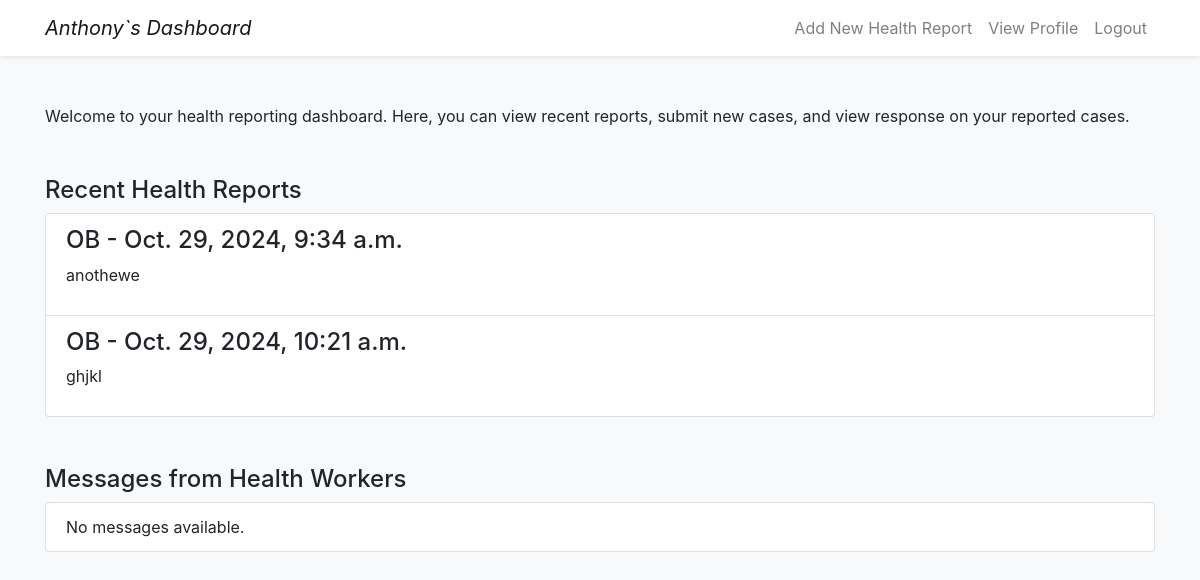
/dashboard/ (signed in), run on an earlier commit of the app's database.
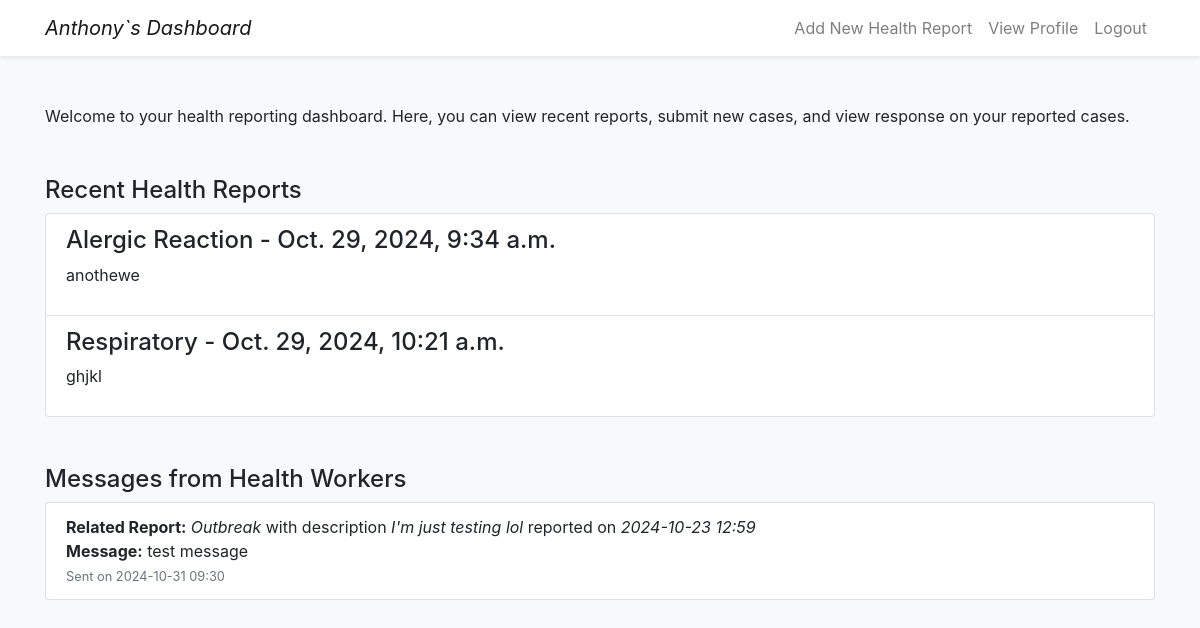
And on a later commit of the database.
### reports/models.py (models this page shows, shortened)
class HealthReport(models.Model):
    user = models.ForeignKey(User, on_delete=models.SET_NULL, null=True, blank=True)
    incident_type = models.ForeignKey(IncidentType, on_delete=models.CASCADE)
    symptoms = models.ManyToManyField(Symptom)
    location = models.ForeignKey(Location, on_delete=models.CASCADE)
    description = models.TextField()
    date_reported = models.DateTimeField(auto_now_add=True)
    resolved = models.BooleanField(default=False)
    is_verified = models.BooleanField(default=False)

class IncidentType(models.Model):
    name = models.CharField(max_length=50)
    description = models.TextField(blank=True)
    def __str__(self):
        return self.name

class SystemContact(models.Model):
    reporter = models.ForeignKey(User, on_delete=models.CASCADE)
    health_report = models.ForeignKey(HealthReport, on_delete=models.CASCADE)
    message = models.TextField()
    date_sent = models.DateTimeField(auto_now_add=True)

### reports/views.py (the view)
# urls.py: path('dashboard/', views.dashboard, name='dashboard'),
@login_required
def dashboard(request):
    user_profile = get_object_or_404(UserProfile, user=request.user)
    reports = HealthReport.objects.filter(user=request.user)
    messages = SystemContact.objects.filter(reporter=request.user).select_related('health_report').order_by('-date_sent')
    content = {
        'reports': reports,
        'user_profile': user_profile,
        'messages': messages,
    }
    return render(request, 'reports/dashboard.html', content)

### reports/templates/reports/dashboard.html (shortened to what this page needs)
{% load custom_filters %}
{% load static %}
<!DOCTYPE html>
<html lang="en">
<head>
    <link href="{% static 'css/localversionBootstrap.css' %}" rel="stylesheet">
</head>
<body class="bg-light">
    <nav class="navbar navbar-expand-lg navbar-light bg-white shadow-sm">
        <div class="container">
            <a class="navbar-brand" href="#"><i>{{ user.first_name }}`s Dashboard</i>
            </a>
            <div class="collapse navbar-collapse" id="navbarNav">
                <ul class="navbar-nav ml-auto">
                    <li class="nav-item">
                        <a href="{% url 'submit_report' %}" class="nav-link">Add New Health Report</a>
                    </li>
                    <li class="nav-item">
                        <a href="{% url 'profile' %}" class="nav-link">View Profile</a>
                    </li>
                    <li class="nav-item">
                        <a href="#" class="nav-link"
                        onclick="if (confirmAction('Are you sure you want to logout?')) { document.getElementById('logoutform').submit(); }">
                         Logout
                     </a>
                      </li>
                </ul>
            </div>
        </div>
    </nav>
    <div class="container mt-5">
        <p>Welcome to your health reporting dashboard. Here, you can view recent reports, submit new cases, and view response on your reported cases.</p>
        <div class="mt-5">
            <h4>Recent Health Reports</h4>
            <ul class="list-group">
                {% for report in reports %}
                    <li class="list-group-item">
                        <h4>{{ report.incident_type }} - {{ report.date_reported }}</h4>
                        <p>{{ report.description }}</p>
                    </li>
                {% empty %}
                    <li class="list-group-item">No recent reports available.</li>
                {% endfor %}
            </ul>
        </div>
        <div class="mt-5">
            <h4>Messages from Health Workers</h4>
            <ul class="list-group">
                {% for message in messages %}
                    <li class="list-group-item">
                        <strong>Related Report:</strong> <i>{{ message.health_report.incident_type.name }}</i> with description <i>{{message.health_report.description}}</i> reported on <i>{{message.health_report.date_reported |date:"Y-m-d H:i"}}</i><br>
                        <strong>Message:</strong> {{ message.message }}<br>
                        <small class="text-muted">Sent on {{ message.date_sent|date:"Y-m-d H:i" }}</small>
                    </li>
                {% empty %}
                    <li class="list-group-item">No messages available.</li>
                {% endfor %}
            </ul>
        </div>
    </div>
</body>
</html>

What changed in the data, as far as the page shows it:
changed HealthReport "anothewe": incident_type "OB" → "Alergic Reaction"
changed HealthReport "ghjkl": incident_type "OB" → "Respiratory"
added SystemContact: health_report.incident_type.name "Outbreak", health_report.description "I'm just testing lol", health_report.date_reported "2024-10-23 12:59", message "test message", date_sent "2024-10-31 09:30"
Also different on the page:
text no longer shown: "No messages available."
